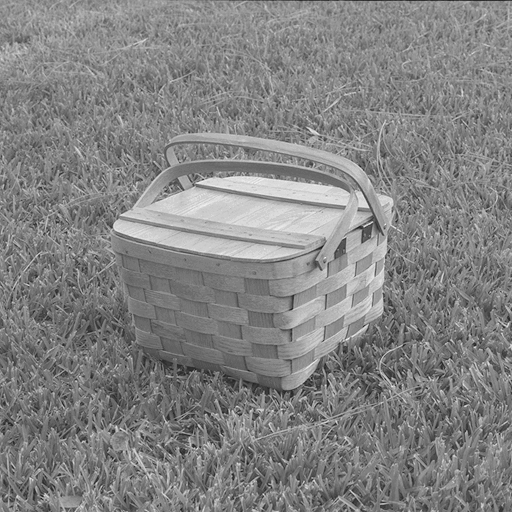
%> input picture images/basket.pgm, 512 x 512 px; its folder holds only this picture in this run
$ octave --eval "processor;"   (GNU Octave 9; MATLAB toolbox functions it lacks are replaced by stand-ins)
%> lines starting %> are read from the running program, lines starting %| are printed output that depends on the picture
### preprocessImage.m
function Iout = preprocessImage(fullFileName)
    %naturalImagesFolder = 'D:\User\Marco\Documents\!Studium\Informatik\VIP\matlab\convnet\images';
    naturalImagesFolder = 'C:\Users\Marco\Documents\Studium\VIP\convnet\images';
    natFilePattern = fullfile(naturalImagesFolder, '*.pgm');
    natFiles = dir(natFilePattern);
    baseFileName = natFiles().name;
    fullFileName = fullfile(naturalImagesFolder, baseFileName);

        I = imread(fullFileName);

        % Resize the image as required for the CNN.


        %initialize energymaps
actMaps = I; %im2double(I);
actMaps(:,:,2) = zeros(512);

%TO CHANGE run gabor filtering even/odd per orientation

for orr = 2:13 %all the orientations
  outMagEven = conv2(I, gaborFilter(orr-1, 'even'), 'same');
  outMagOdd = conv2(I, gaborFilter(orr-1, 'odd'), 'same');

  energyMap = sqrt(outMagOdd.^2 + outMagEven.^2);
  %disp(size(energyMap));
  actMaps(:,:,orr) = energyMap;
end
% [9 lines of commented-out code are left out]

actMaps = padarray(actMaps, [4 4]);
%disp(size(actMaps));
Iout = actMaps;


end

### surroundWeighting_new1.m
function imageWeighted = surroundWeighting_new1(image)
%target[x,y] pixel
%original[x,y] pixel
%image(520,520,13) 512x512 with 4 padding


weight = 0;
ex_weight = 0;
% disp(size(image));
% disp(weight);
% disp(image);

imageN = image;
% disp(size(imageN));
%
% dimen = image(:,:,2);
% disp(dimen);

%run over entire image with x,y this is the double for loop a convolution
%would replace
[cols] = size(image);
i = 0;
j = 0;

filter1 = zeros(9,9,4);
filter1(:,:,1) = getFilter(0);
filter1(:,:,2) = getFilter(45);
filter1(:,:,3) = getFilter(90);
filter1(:,:,4) = getFilter(135);

imageWeighted = convn(image, filter1, 'same');
disp('image unweighted: ');
disp(image(1:10,1:10,1));

disp('image weighted sample');
disp(size(imageWeighted));
disp(floor(imageWeighted(1:10,1:10,1)));
%imageWeighted = floor(imageWeighted(:,:,1));
%disp(imageWeighted);

figure();
disp(size(imageWeighted));
g = uint8(imageWeighted(:,:,1));
imshow(imageWeighted(:,:,1), []);
title('image weighted');


% [37 lines of commented-out code are left out]
end

### maxEn.m
function Iout = maxEn(I)

[imageHeight, imageLength, imageDepth] = size(I);

%initialize energymaps
energyMapsO = zeros(imageHeight);
energyMapsO(:,:,2) = zeros(imageHeight);

%run gabor filtering even/odd per orientation

    for orr = 1:12 %all the orientations
        %disp(size(I));

        imageHeight;

  outMagEven = conv2(I(:,:,1), gaborFilter(orr, 'even'), 'same');
  outMagOdd = conv2(I(:,:,1), gaborFilter(orr, 'odd'), 'same');


  energyMap = sqrt(outMagOdd.^2 + outMagEven.^2);
  energyMapsO(:,:,orr) = energyMap;
    end
    %disp('size maxEn energyMaps');
    %disp(size(energyMapsO));
%actMap are the maps maximized over the orientations
actMaps = zeros(imageHeight);
actMaps(:,:,1) = zeros(imageHeight);
actMaps(:,:,2) = zeros(imageHeight);
%this double loop finds the maximum energy of a given orientation and
%writes that value as an activation value into an actMaps array, so every
%actMaps(32,32,i) i = 1: dataset.length has a 32x32 map of the maximum
%value a orientation was able to get

for k = 1:12 %all the orientations

    for n = 1:imageLength
        for m = 1:imageHeight
            A = energyMapsO(n,m,k);
            B = actMaps(n,m,1);

        actMaps(n,m,1) = max(A, B); %set the values
        if(energyMapsO(n,m,k) >=  actMaps(n,m,1))
             actMaps(n,m,2) = k;
        end
        end
    end
end

% [4 lines of commented-out code are left out]
disp('size actMaps maxEn: ');
disp(size(actMaps));
Iout = actMaps(:,:,1);


end
% [18 lines of commented-out code are left out]

### adptEndInhib.m
function aptWeightedImage = adptEndInhib(image, imageCoarse, weightedFine)
%imageFine - image at the fine scale 32x32
%imageCoarse - image at the coarse scale 28x28
%k - radius mulitplier between CRF and nCRF
alp = 40;
thet = 0.25;
aptWeightedImageN = image;

%eq 17 and 18 (withot fsig)

wc = maxEn(imageCoarse) / (norm(maxEn(imageCoarse)));
wf = weightedFine(:,:,1) / (norm(double(weightedFine(:,:,1))));
%disp(size(wf));

%eq 16 (with fsig)
inhib = zeros(size(wf));
for i = 1:size(wf(1));
    for j = 1: size(wf(2));
        inhib(i, j) = 1 - fsig(alp, thet, double(wc(i, j)) + fsig(alp, thet, double(wf(i,j))));
    end
end


aptWeightedImageN(:,:,1) = conv2(double(image(:,:,1)), double(inhib), 'same');
aptWeightedImage = aptWeightedImageN;

end

%eq 19
% [6 lines left out: function fsig, not called in this run]

### initImds.m
function imds = initImds

    %naturalImagesFolder = 'D:\User\Marco\Documents\!Studium\Informatik\VIP\matlab\convnet\images';
    naturalImagesFolder = 'C:\Users\Marco\Documents\Studium\VIP\convnet\images';
    natFilePattern = fullfile(naturalImagesFolder, '*.pgm');
    natFiles = dir(natFilePattern);
    baseFileName = natFiles().name;
    fullFileName = fullfile(naturalImagesFolder, baseFileName);
    %imds = imageDatastore(natFilePattern, 'LabelSource', 'foldernames');
    imds = imageDatastore(fullfile(naturalImagesFolder, baseFileName), 'LabelSource', 'foldernames');
    %DEBUG
    %disp(size(imds));
    imds.ReadFcn = @(fullFileName)preprocessImage(fullFileName);
        imds = preprocessImage(fullFileName);
%> in preprocessImage, I is the input picture: size 512x512 uint8; min 21, max 241, mean 131.2
%> the loop in preprocessImage, `for orr = 2:13` made 12 passes
%> pass 1, in preprocessImage, `outMagOdd = conv2(I, gaborFilter(orr-1, 'odd'), 'same');`:
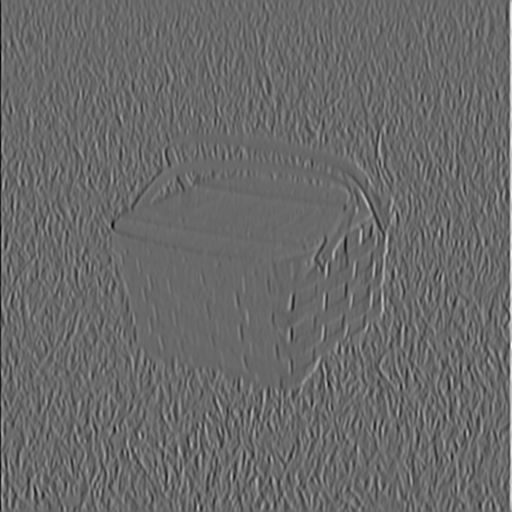
%> outMagOdd: size 512x512 double; min -883, max 1245.5, mean 1.9; drawn with min black and max white
%> pass 1, in preprocessImage, `energyMap = sqrt(outMagOdd.^2 + outMagEven.^2);`:
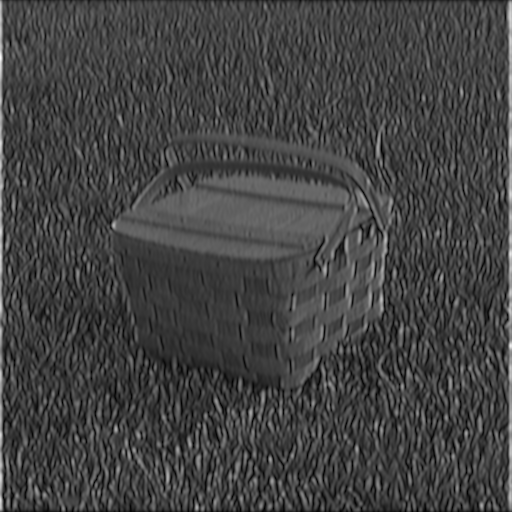
%> energyMap: size 512x512 double; min 2.27, max 1447, mean 382; drawn with min black and max white

end

### gaborFilter.m

function gaborFilter = gaborFilter(orr, phase)
        %TO CHANGE setup gabor settings
%sigma1 = 1.5;%p54 this is for coarse scale, =1.5 for fine scale
aspectratio = 1; %paper p51
bandwidth = 2.2; %sigma/lambda = 0.56 from paper p51
orientation = [pi, 1/12*pi, 2/12*pi, 3/12*pi, 4/12*pi, 5/12*pi, 6/12*pi, 7/12*pi, 8/12*pi, 9/12*pi, 10/12*pi, 11/12*pi]; %Number of Orientations used in paper = 12 from p53
wavelength = bandwidth / 0.35; %p51
phaseOffset = [0, pi/2];

            if(strcmp(phase,'even'))
                gaborFilter = gabor_fn(bandwidth, aspectratio, 0, wavelength, orientation(orr));
            elseif(strcmp(phase,'odd'))
                gaborFilter = gabor_fn(bandwidth, aspectratio, pi/2, wavelength, orientation(orr));
            else
                disp('not a valid argument');
            end
end

### getFilter.m
function filter = getFilter(orientationFilter)


a = 0;
b = -0.01;
c = -1;


switch orientationFilter

    case 90
 filter = [ b b b b b b b b b
            b b b b b b b b b
            b b b b b b b b b
            a a a a a a a a a
            a a a a a a a a a
            a a a a a a a a a
            b b b b b b b b b
            b b b b b b b b b
            b b b b b b b b b];

    case 135
  filter = [ b b b b b b b a a
             b b b b b b a a a
             b b b b b a a a b
             b b b b a a a b b
             b b b a a a b b b
             b b a a a b b b b
             b a a a b b b b b
             a a a b b b b b b
             a a b b b b b b b];


    case 0
  filter = [ b b b a a a b b b
             b b b a a a b b b
             b b b a a a b b b
             b b b a a a b b b
             b b b a a a b b b
             b b b a a a b b b
             b b b a a a b b b
             b b b a a a b b b
             b b b a a a b b b];

    case 45
   filter = [ a a b b b b b b b
              a a a b b b b b b
              b a a a b b b b b
              b b a a a b b b b
              b b b a a a b b b
              b b b b a a a b b
              b b b b b a a a b
              b b b b b b a a a
              b b b b b b b a a];


    otherwise
 filter = [ 0 0 0 0 0 0 0 0 0
            0 0 0 0 0 0 0 0 0
            0 0 0 0 0 0 0 0 0
            0 0 0 0 0 0 0 0 0
            0 0 0 0 0 0 0 0 0
            0 0 0 0 0 0 0 0 0
            0 0 0 0 0 0 0 0 0
            0 0 0 0 0 0 0 0 0
            0 0 0 0 0 0 0 0 0];


end

### gabor_fn.m
%gaborfilter from https://en.wikipedia.org/wiki/Gabor_filter
function gb=gabor_fn(sigma,gamma,psi,lambda,theta)
% [5 lines of commented-out code are left out]

sigma_x = sigma;
sigma_y = sigma/gamma;

% Bounding box
nstds = 3;
xmax = max(abs(nstds*sigma_x*cos(theta)),abs(nstds*sigma_y*sin(theta)));
xmax = 1.5 * ceil(max(1,xmax));
ymax = max(abs(nstds*sigma_x*sin(theta)),abs(nstds*sigma_y*cos(theta)));
ymax = 1.5 * ceil(max(1,ymax));
xmin = -xmax; ymin = -ymax;
[x,y] = meshgrid(xmin:xmax,ymin:ymax);

% Rotation
x_theta=x*cos(theta)+y*sin(theta);
y_theta=-x*sin(theta)+y*cos(theta);

% [6 lines of commented-out code are left out]

gb = exp(-.5*(x_theta.^2/sigma_x^2+y_theta.^2/sigma_y^2)).*cos(2*pi/lambda*x_theta + psi);
end

### processor.m
function processor
ori = {'original', '0', '15', '30' , '45', '60', '75', '90', '105', '120', '135', '150', '165'};
warning('off','all')
%load images
imds = initImds;


%preprocess
procImages = preprocessImage;
%imshow(procImages(:,:,1));
sample = procImages(:,:,:);

for q = 1:13
figure(q);
imshow(sample(:,:,q));
title(['gaborfilter ', ori(q)]);
end


figure();
for l = 1:13
subplot(4,4,l), imshow(sample(:,:,l),[]);
title(['gaborfilter ', ori(l)]);
end

%surroundInhibit
sInh = surroundWeighting_new1(sample);
%|     0    0    0    0    0    0    0    0    0    0
%|     0    0    0    0    0    0    0    0    0    0
%|     0    0    0    0    0    0    0    0    0    0
%|     0    0    0    0    0    0    0    0    0    0
%|     0    0    0    0  153  150  146  150  153  141
%|     0    0    0    0  150  146  135  141  153  146
%|     0    0    0    0  146  146  135  138  150  153
%|     0    0    0    0  138  135  138  141  146  146
%|     0    0    0    0  135  135  138  141  141  146
%|     0    0    0    0  138  138  153  158
%|    520   520    13
%|     -5    -9   -15   -19   -23   -27   -34   -40   -46   -46
%|     -9   -17   -27   -35   -43   -51   -64   -77   -90   -90
%|    -15   -27   -42   -51   -63   -75   -95  -114  -133  -133
%|    -20   -37   -54   -63   -75   -90  -114  -139  -163  -163
%|    -25   -47   -69   -78   -90  -105  -135  -164  -193  -194
%|    -30   -57   -84   -96  -109  -123  -155  -190  -225  -225
%|    -37   -71  -105  -121  -137  -154  -190  -228  -269  -270
%|    -44   -84  -125  -145  -166  -186  -227  -268  -313  -313
%|    -50   -97
%|    520   520    13
%> in surroundWeighting_new1, `g = uint8(imageWeighted(:,:,1));`: g: size 520x520 uint8; every value is 0
%> in surroundWeighting_new1, `imshow(imageWeighted(:,:,1), []);`:
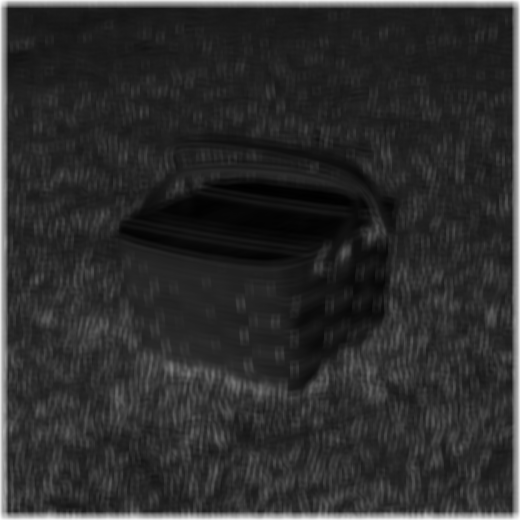
%> displayed picture: size 520x520, on the screen's scale of 0 to 255; min 0, max 255, mean 44.9
%disp(sInh);
%sInh = padarray(sInh, [4 4]); only for 'valid' conv
imshow(sInh(:,:,1));
title('surround inhib');

%resize (to coarse res) and adapt end inhibit
coarseImage1 = imresize(sample(:,:,1), 0.5);
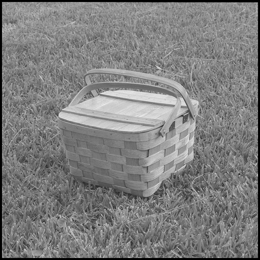
%> coarseImage1: size 260x260 uint8; min 0, max 234, mean 127.3
coarseImage2 = imresize(coarseImage1(:,:,1), 2);
coarseImage = coarseImage2(:,:,1);
coarseImage(:,:,2:13) = sample(:,:,2:13);

disp('size coareImage');
disp(size(coarseImage));
%|    520   520    13
eInh = adptEndInhib(sample, coarseImage, sInh);
%> the loop in maxEn, `for orr = 1:12` made 12 passes
%> pass 1, in maxEn, `outMagEven = conv2(I(:,:,1), gaborFilter(orr, 'even'), 'same');`:
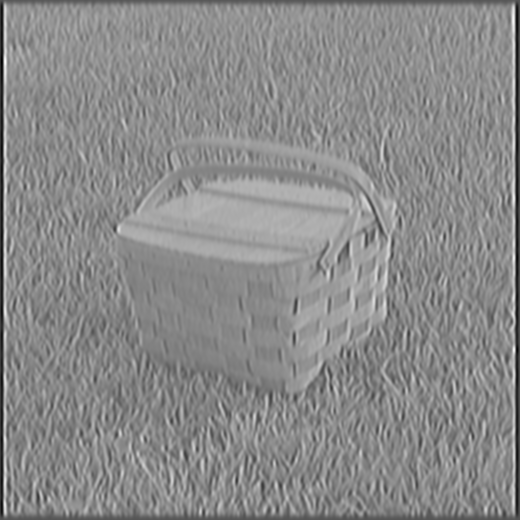
%> outMagEven: size 520x520 double; min -542.1, max 1086.5, mean 344.8; drawn with min black and max white
%> pass 1, in maxEn, `outMagOdd = conv2(I(:,:,1), gaborFilter(orr, 'odd'), 'same');`:
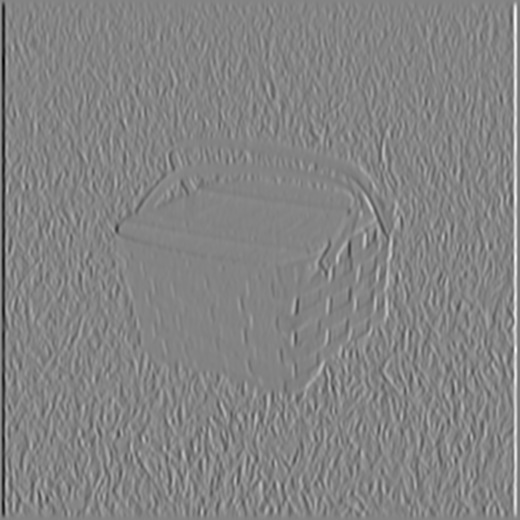
%> outMagOdd: size 520x520 double; min -1098, max 1018.5, mean -0.2; drawn with min black and max white
%> pass 1, in maxEn, `energyMap = sqrt(outMagOdd.^2 + outMagEven.^2);`:
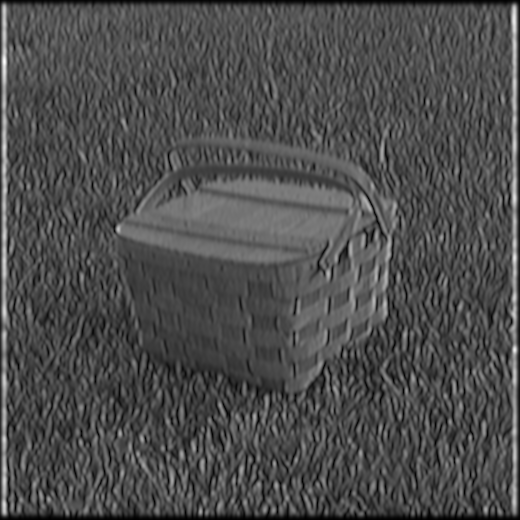
%> energyMap: size 520x520 double; min 1.22, max 1214.8, mean 369.5; drawn with min black and max white
%> in maxEn, `actMaps(:,:,1) = zeros(imageHeight);`: actMaps: size 520x520 double; every value is 0


%extend end inhibition
weightmask = apdtEndInhibExt_new(coarseImage);
%disp(weightmask);
%imshow(weightmask);
%imshow(eInh);

%bring inhibition maps together
eFac = conv2(weightmask, eInh(:,:,1), 'same');

X = [size(sample), size(sInh), size(eInh), size(eFac)];
disp(X);
%disp(weightmask);


finalImage = double(sample(:,:,1)) - double(sInh(:,:,1)) - double(eInh(:,:,1)) + double(eFac);
%disp(finalImage);
%imshow(finalImage);
b = imbinarize(finalImage, 250);
figure
subplot(1,3,1), imshow(sample(:,:,1)), title('original');
subplot(1,3,2), imshow(finalImage), title('final image');
subplot(1,3,3), imshow(b), title('binary map');

%create bitmap
%figure(1);
%imshow(finalImage);


end
%> (the run ends here)
